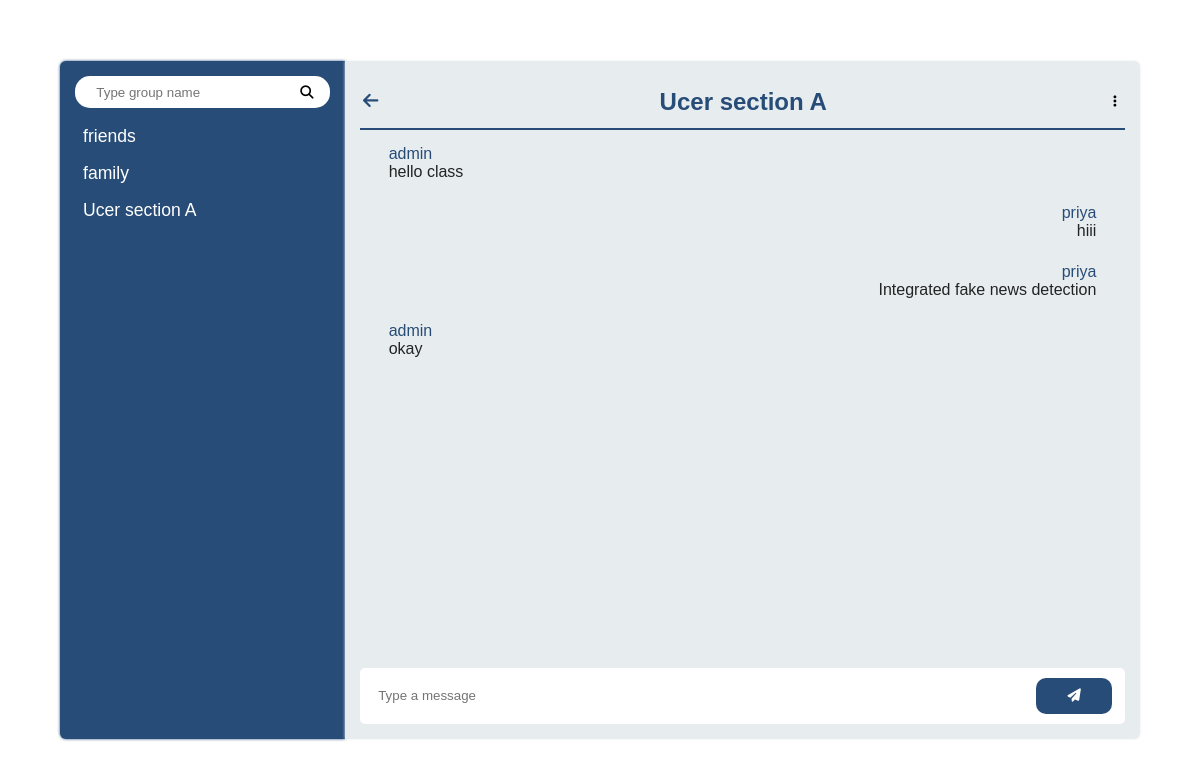
The app's page /rooms/class (signed in) with its own data.
### room/models.py (models this page shows, shortened)
class Room(models.Model):
    name=models.CharField(max_length=255)
    slug=models.SlugField(unique=True)

class Message(models.Model):
    room = models.ForeignKey(Room, related_name='messages', on_delete=models.CASCADE)
    user = models.ForeignKey(User, related_name='messages', on_delete=models.CASCADE)
    content = models.TextField()
    date_added = models.DateTimeField(auto_now_add=True)
    class Meta:
        ordering = ('date_added',)

### room/views.py (the view)
# urls.py: path('rooms/',include('room.urls')),
@login_required
def room(request, slug):
    room = Room.objects.get(slug=slug)
    messages = Message.objects.filter(room=room)
    room_list=Room.objects.all()
    return render(request, 'message-box.html', {'room': room, 'messages': messages,'rooms':room_list})

### home/templates/message-box.html (shortened to what this page needs)
<!DOCTYPE html>
<html lang="en">
<head>
    {%  load static  %}
    <link rel="stylesheet" href="/static/message-box.css">
    <link rel="stylesheet" href="https://cdnjs.cloudflare.com/ajax/libs/font-awesome/6.5.1/css/all.min.css" />
</head>
<body>
    <div class="container">
        <div class="rooms-list">
            <div class="search">
                <input id="search-input" type="text" placeholder="Type group name">
                <button><i class="fa-solid fa-magnifying-glass"></i></button>
            </div>
            <div class="rooms">
                {% for room in rooms  %}
                <a href="{% url "room" room.slug %}" >{{room.name}}</a>
                {% endfor %}
            </div>
        </div>
        <div class="chat-box" >
            <div class="chat-box-header">
                <a href="/rooms/" class="back-btn"><i class="fa-solid fa-arrow-left"></i></a>
                <h2>{{room.name}}</h2>
                <button><i class="fa-solid fa-ellipsis-vertical"></i></button>
            </div>
            <div class="message-box" id="chat-messages">
                {% for m in messages %}
                {% if m.user.username == user.username %}
                    <div class="sender-msg-box">
                        <p class="username">{{ m.user.username }}</p>
                        <p class="message">{{ m.content }}</p>
                    </div>
                    {% else %}
                    <div class="receive-msg-box">
                        <p class="username">{{ m.user.username }}</p>
                        <p class="message">{{ m.content }}</p>
                    </div>
                    {% endif %}
                     {% endfor %}
            </div>
            <form class="input-box" method='POST'>
                <input type="text" placeholder="Type a message" name="content" id="chat-message-input">
                <button  id="chat-message-submit"><i class="fa-solid fa-paper-plane"></i></button>
            </form>
        </div>
    </div>
</body>
</html>

### home/static/message-box.css (style rules this page uses)
* { margin: 0; padding: 0; font-family:'Trebuchet MS', 'Lucida Sans Unicode', 'Lucida Grande', 'Lucida Sans', Arial, sans-serif; }
body { display: flex; justify-content: center; align-items: center; width: 100vw; height: 100vh; }
.container { width: 90%; height:90%; display: flex; justify-content: center; align-items: center; }
.rooms-list { background-color: #274c77; height: 90%; width: 25%; display: flex; flex-direction: column; color: white; padding: 15px; overflow: auto; gap:10px; border-top-left-radius: 6px; border-bottom-left-radius:6px ; box-shadow: 0 0 3px #274c77; }
.search { background-color: #fff; height: 5%; border-radius: 15px; display: flex; justify-content: center; align-items: center; }
.rooms-list .search input { border: none; width: 80%; height: 80%; border-radius: 12px; padding-left: 5px; }
.rooms-list .search button { border: none; background-color: #fff; }
.rooms { display: flex; flex-direction: column; height: 90%; padding: 5px; gap: 10px; overflow: auto; }
a { font-size: 1.1rem; padding: 3px; color: white; text-decoration: none; }
.chat-box { background-color: #e7ecef; height: 90%; width: 75%; padding: 15px; border-top-right-radius: 6px; border-bottom-right-radius:6px ; box-shadow: 0 0 3px #e7ecef; }
.chat-box .chat-box-header { display: flex; align-items: center; justify-content: space-between; width: 100%; height: 8%; border-bottom:solid 2px #274c77; }
.chat-box .chat-box-header h2 { color: #274c77; }
.chat-box .chat-box-header button { border: none; background-color: #e7ecef; width: 20px; cursor: pointer; }
.chat-box .chat-box-header a i { color: #274c77; }
.chat-box .message-box { height: 80%; padding: 10px; display: flex; flex-direction: column; gap: 10px; overflow: auto; align-items: center; }
.chat-box .message-box .receive-msg-box { width: 95%; padding: 5px; }
.username { width: max-content; color: #274c77; }
.message { color: #000; opacity: 0.85; margin-bottom: 3px; }
.chat-box .message-box .sender-msg-box { width: 95%; padding: 5px; display: flex; flex-direction: column; align-items: end; }
.chat-box .input-box { height: 7%; padding: 5px; background-color: #fff; display: flex; align-items: center; justify-content: space-around; border-radius: 5px; }
.chat-box .input-box input { width: 85%; height: 80%; border: none; padding-left: 5px; }
.chat-box .input-box button { border: none; background-color: #274c77; color: #fff; height: 80%; width: 10%; border-radius: 10px; cursor: pointer; }

### records on screen
Room: name "friends"
Room: name "family"
Room: name "Ucer section A"
Message: user.username "admin", content "hello class"
Message: user.username "priya", content "hiii"
Message: user.username "priya", content "Integrated fake news detection"
Message: user.username "admin", content "okay"
